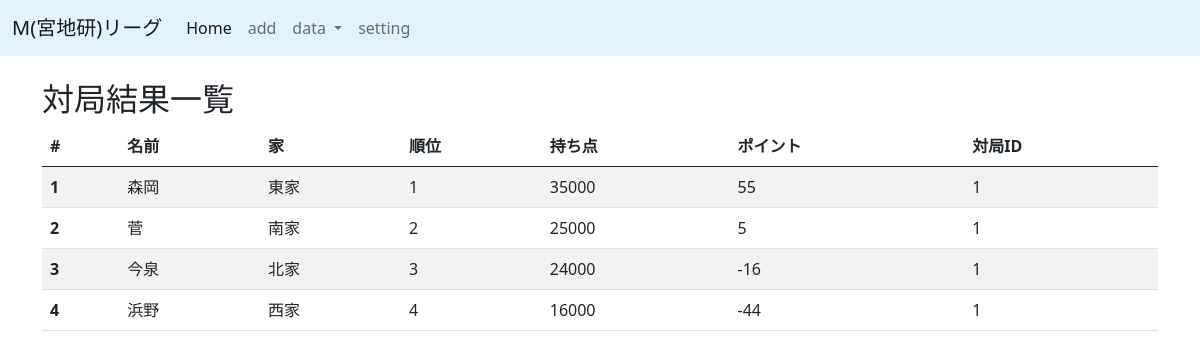
Page /data on the committed database.
### app.py (models this page shows)
class Result(db.Model):
    __tablename__ = 'results'
    id = db.Column(db.Integer, primary_key=True)
    name = db.Column(db.String, nullable=False)
    house = db.Column(db.String, nullable=False) # 東家など
    rank = db.Column(db.Integer, nullable=False) # 順位
    score = db.Column(db.Integer, nullable=False) # 持ち点
    total_points = db.Column(db.Integer, nullable=False)
    game_id = db.Column(db.Integer, db.ForeignKey('games.id'))
    game = db.relationship("Game", back_populates="result")

### app.py (the view)
@app.route('/data')
def data_list():
    results = Result.query.all()
    return render_template('data/index.html', results=results)

### templates/data/index.html
{% extends "layout.html" %}
{% block content %}
<div class="container mt-4">
    <h2>対局結果一覧</h2>
    <table class="table table-striped">
        <thead>
            <tr>
              <th scope="col">#</th>
              <th scope="col">名前</th>
              <th scope="col">家</th>
              <th scope="col">順位</th>
              <th scope="col">持ち点</th>
              <th scope="col">ポイント</th>
              <th scope="col">対局ID</th>
            </tr>
          </thead>
          <tbody>
            {% for result in results %}
            <tr>
              <th scope="row">{{ result.id }}</th>
              <td>{{ result.name }}</td>
              <td>{{ result.house }}</td>
              <td>{{ result.rank }}</td>
              <td>{{ result.score }}</td>
              <td>{{ result.total_points }}</td>
              <td>{{ result.game_id }}</td>
            </tr>
            {% endfor %}
          </tbody>
    </table>
</div>
{% endblock %}

### rows in the picture
Result: id "1", name "森岡", house "東家", rank "1", score "35000", total_points "55", game_id "1"
Result: id "2", name "菅", house "南家", rank "2", score "25000", total_points "5", game_id "1"
Result: id "3", name "今泉", house "北家", rank "3", score "24000", total_points "-16", game_id "1"
Result: id "4", name "浜野", house "西家", rank "4", score "16000", total_points "-44", game_id "1"
